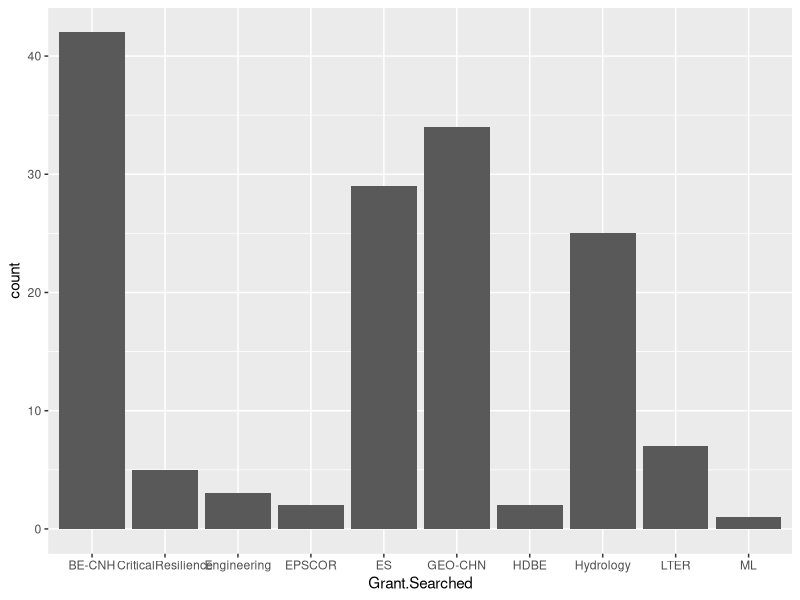

R code for this plot:
## Analysis of interdisciplinary proposals 
# March 20, 2020
setwd("~/Documents/GitRepos/CNH-perspectives")

library(dplyr)
library(tidyverse)
grants<- read.csv('Grants_toTrack.csv')
pubs<- read.csv('PublicationTracker.csv')

grant_sum<-grants %>% group_by(Grant.Searched) %>% summarize(count=n())

ggplot(grants)+
  geom_bar(aes(x=Grant.Searched)) # this should be re-done to show as a percentage of grants in the dimensions results (with dates 2000-2015 - I orginially had done this manually, but we should probably write another script to do this and remove duplicate titles from Collaborative proposals)

pub_sum<- pubs %>% group_by(Journal) %>% summarize(count=n()) # we need to do QAQC on journal titles
